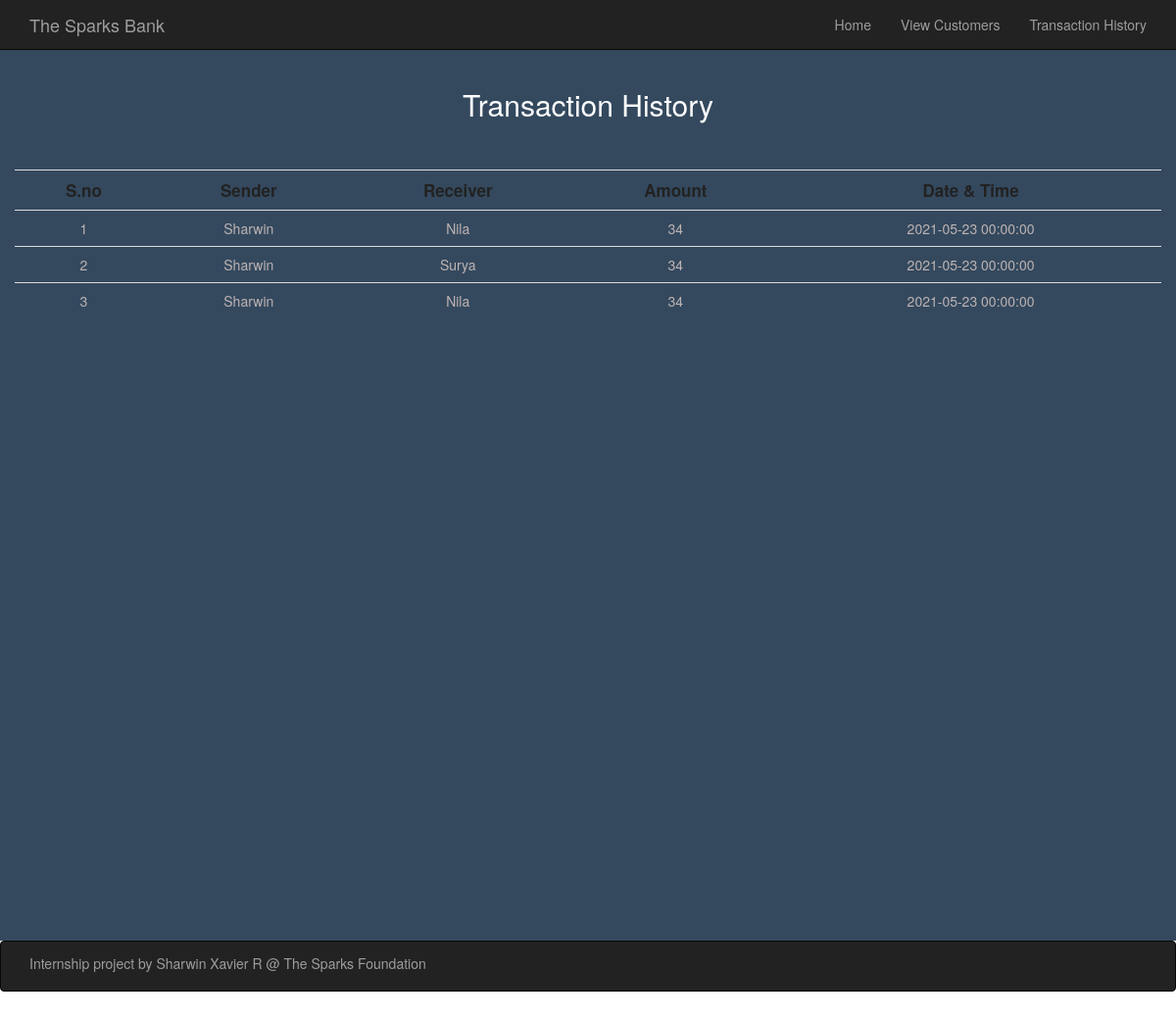
The page /history.php on the database its author committed.
### tables this page shows
CREATE TABLE `transaction` (
  `sender` varchar(40) DEFAULT NULL,
  `receiver` varchar(40) DEFAULT NULL,
  `amount` int(40) DEFAULT NULL,
  `timestamp` datetime NOT NULL DEFAULT current_timestamp()
);

### history.php (the view, shortened to what this page needs)
<!DOCTYPE html>
<html lang="en">
<head>
	<link href="css/bootstrap.min.css" rel="stylesheet">
    <link rel="stylesheet" href="https://stackpath.bootstrapcdn.com/font-awesome/4.7.0/css/font-awesome.min.css">
</head>
<body>
<?php
include 'navbar.php';
?>
<div class="container photo-cover">
<h2 class="text-center pt-4" style="padding-top:70px; color: white;">Transaction History</h2>
<div class="table-responsive" style="padding-top:40px;">
			<table class="table ">
				<tr>
                    <th class="text-center" style="color:#222222; font-size: 17px;">S.no</th>
					<th class="text-center" style="color:#222222; font-size: 17px;">Sender</th>
					<th class="text-center" style="color:#222222; font-size: 17px;">Receiver</th>
                    <th class="text-center" style="color:#222222; font-size: 17px;">Amount</th>
                    <th class="text-center" style="color:#222222; font-size: 17px;">Date & Time</th>
				</tr>
            <?php
             include 'connection.php';
             $sql ="SELECT * from transaction";
             $query =mysqli_query($con, $sql);
                $no = 1;
                while($row=mysqli_fetch_assoc($query)){
                    echo '
						<tr>
                            <td class="text-center" style="color:#bdb3b3;">'.$no.'</td>
							<td class="text-center" style="color:#bdb3b3;">'.$row['sender'].'</td>
                            <td class="text-center" style="color:#bdb3b3;">'.$row['receiver'].'</td>
                            <td class="text-center" style="color:#bdb3b3;">'.$row['amount'].'</td>
							<td class="text-center" style="color:#bdb3b3;">'.$row['timestamp'].'</td>
                          </tr>' ;
                          $no++;
                }
?>
                </table>
</div>
</div>
<nav  class="navbar navbar-inverse  ">
  <div class="container">
    <div class="navbar-header">
      <div class="navbar-brand center" ><h5 style="margin-top:0px; ">Internship project by Sharwin Xavier R @ The Sparks Foundation</h5></div>
    </div>
  </div>
</nav>
</body>
</html>

### history.php (style rules this page uses)
.photo-cover { background: #34495e no-repeat center center / cover fixed; height: 100%; position: relative; width:100% }
html, body, main { height: 120%; }

### navbar.php (style rules this page uses)
.navbar { background: -webkit-linear-gradient(to left, #2C5364, #203A43, #0F2027); }
.navbar-inverse { transition: all 0.2s ease-in; }

### rows shown on the page
transaction: sender "Sharwin", receiver "Nila", amount "34", timestamp "2021-05-23 00:00:00"
transaction: sender "Sharwin", receiver "Surya", amount "34", timestamp "2021-05-23 00:00:00"
transaction: sender "Sharwin", receiver "Nila", amount "34", timestamp "2021-05-23 00:00:00"
